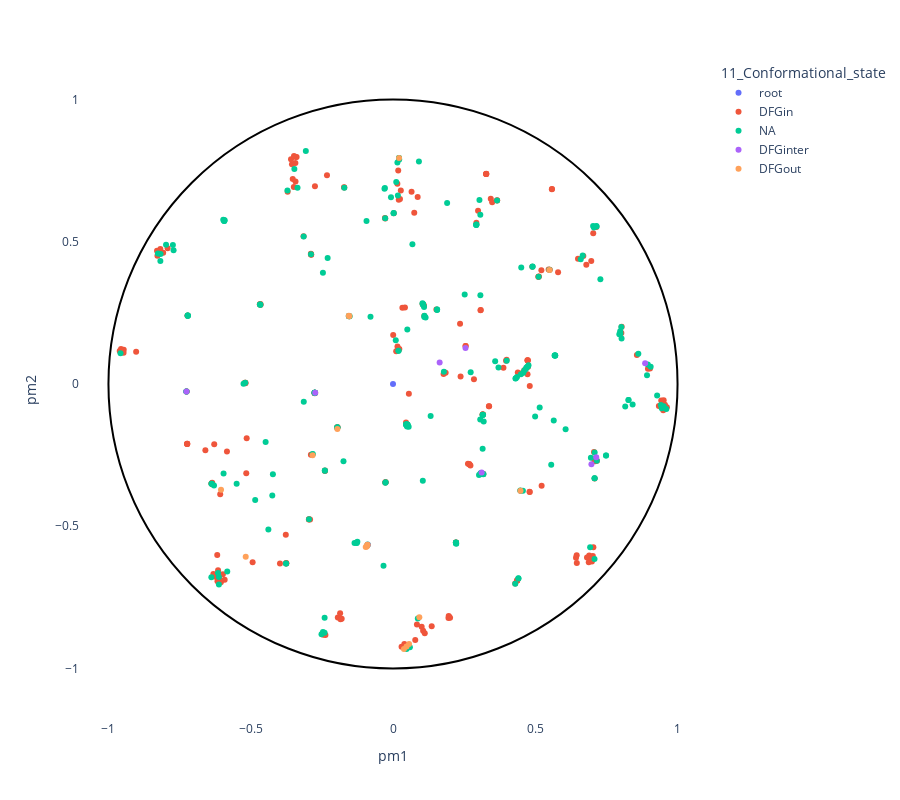

Here is the notebook cell this chart was saved with:
### Code cell
#print(df['11_Conformational_state'])
trace1 = plot_embedding_interactive(df, 
                                    labels_name = '11_Conformational_state',#'1_Group',#'2_Gene', 
                                    show_text=True,
                                    labels_text = ['PIK3R4']
                              )
trace1.show()

### Figure 1 — Plotly figure (JSON) as saved in the notebook; plotly's stock layout.template omitted (floating-point values rounded to 4 significant figures; data arrays with more than 128 entries replaced by an {"elided": "..."} marker saying what was removed)
{"data": [{"customdata": [["root", "root", "root", "root", "root", "root", "root", "root", "root", "root", "root", "root", "root", "root", "root"]], "hovertemplate": "<b>%{hovertext}</b><br><br>11_Conformational_state=%{customdata[10]}<br>pm1=%{x}<br>pm2=%{y}<br>1_Group=%{customdata[0]}<br>2_Gene=%{customdata[1]}<br>3_HGNC=%{customdata[2]}<br>4_Uni_entry=%{customdata[3]}<br>5_Uni_acc=%{customdata[4]}<br>6_Domain_begin=%{customdata[5]}<br>7_Domain_end=%{customdata[6]}<br>8_Domain_length=%{customdata[7]}<br>9_Largest_insert_length=%{customdata[8]}<br>10_PDB_validation=%{customdata[9]}<br>12_Dihedral_state=%{customdata[11]}<br>13_Group_in_Uni=%{customdata[12]}<br>14_Group_in_Manning=%{customdata[13]}<br>15_Synonymn=%{customdata[14]}<extra></extra>", "hovertext": ["root"], "legendgroup": "root", "marker": {"color": "#636efa", "symbol": "circle"}, "mode": "markers", "name": "root", "orientation": "v", "showlegend": true, "textposition": "top right", "type": "scatter", "x": [0], "xaxis": "x", "y": [0], "yaxis": "y"}, {"customdata": {"elided": "240x15 mixed values"}, "hovertemplate": "<b>%{hovertext}</b><br><br>11_Conformational_state=%{customdata[10]}<br>pm1=%{x}<br>pm2=%{y}<br>1_Group=%{customdata[0]}<br>2_Gene=%{customdata[1]}<br>3_HGNC=%{customdata[2]}<br>4_Uni_entry=%{customdata[3]}<br>5_Uni_acc=%{customdata[4]}<br>6_Domain_begin=%{customdata[5]}<br>7_Domain_end=%{customdata[6]}<br>8_Domain_length=%{customdata[7]}<br>9_Largest_insert_length=%{customdata[8]}<br>10_PDB_validation=%{customdata[9]}<br>12_Dihedral_state=%{customdata[11]}<br>13_Group_in_Uni=%{customdata[12]}<br>14_Group_in_Manning=%{customdata[13]}<br>15_Synonymn=%{customdata[14]}<extra></extra>", "hovertext": {"elided": "240 str values"}, "legendgroup": "DFGin", "marker": {"color": "#EF553B", "symbol": "circle"}, "mode": "markers", "name": "DFGin", "orientation": "v", "showlegend": true, "textposition": "top right", "type": "scatter", "x": {"elided": "240 float values"}, "xaxis": "x", "y": {"elided": "240 float values"}, "yaxis": "y"}, {"customdata": {"elided": "231x15 mixed values"}, "hovertemplate": "<b>%{hovertext}</b><br><br>11_Conformational_state=%{customdata[10]}<br>pm1=%{x}<br>pm2=%{y}<br>1_Group=%{customdata[0]}<br>2_Gene=%{customdata[1]}<br>3_HGNC=%{customdata[2]}<br>4_Uni_entry=%{customdata[3]}<br>5_Uni_acc=%{customdata[4]}<br>6_Domain_begin=%{customdata[5]}<br>7_Domain_end=%{customdata[6]}<br>8_Domain_length=%{customdata[7]}<br>9_Largest_insert_length=%{customdata[8]}<br>10_PDB_validation=%{customdata[9]}<br>12_Dihedral_state=%{customdata[11]}<br>13_Group_in_Uni=%{customdata[12]}<br>14_Group_in_Manning=%{customdata[13]}<br>15_Synonymn=%{customdata[14]}<extra></extra>", "hovertext": {"elided": "231 str values"}, "legendgroup": "NA", "marker": {"color": "#00cc96", "symbol": "circle"}, "mode": "markers", "name": "NA", "orientation": "v", "showlegend": true, "textposition": "top right", "type": "scatter", "x": {"elided": "231 float values"}, "xaxis": "x", "y": {"elided": "231 float values"}, "yaxis": "y"}, {"customdata": {"elided": "9x15 mixed values"}, "hovertemplate": "<b>%{hovertext}</b><br><br>11_Conformational_state=%{customdata[10]}<br>pm1=%{x}<br>pm2=%{y}<br>1_Group=%{customdata[0]}<br>2_Gene=%{customdata[1]}<br>3_HGNC=%{customdata[2]}<br>4_Uni_entry=%{customdata[3]}<br>5_Uni_acc=%{customdata[4]}<br>6_Domain_begin=%{customdata[5]}<br>7_Domain_end=%{customdata[6]}<br>8_Domain_length=%{customdata[7]}<br>9_Largest_insert_length=%{customdata[8]}<br>10_PDB_validation=%{customdata[9]}<br>12_Dihedral_state=%{customdata[11]}<br>13_Group_in_Uni=%{customdata[12]}<br>14_Group_in_Manning=%{customdata[13]}<br>15_Synonymn=%{customdata[14]}<extra></extra>", "hovertext": ["DFGinter", "DFGinter", "DFGinter", "DFGinter", "DFGinter", "DFGinter", "DFGinter", "DFGinter", "DFGinter"], "legendgroup": "DFGinter", "marker": {"color": "#ab63fa", "symbol": "circle"}, "mode": "markers", "name": "DFGinter", "orientation": "v", "showlegend": true, "textposition": "top right", "type": "scatter", "x": [0.6974, 0.7142, 0.8861, 0.2548, 0.164, 0.3115, -0.2734, -0.7259, -0.08896], "xaxis": "x", "y": [-0.282, -0.2572, 0.07257, 0.1262, 0.07537, -0.3111, -0.0309, -0.02635, -0.5653], "yaxis": "y"}, {"customdata": {"elided": "17x15 mixed values"}, "hovertemplate": "<b>%{hovertext}</b><br><br>11_Conformational_state=%{customdata[10]}<br>pm1=%{x}<br>pm2=%{y}<br>1_Group=%{customdata[0]}<br>2_Gene=%{customdata[1]}<br>3_HGNC=%{customdata[2]}<br>4_Uni_entry=%{customdata[3]}<br>5_Uni_acc=%{customdata[4]}<br>6_Domain_begin=%{customdata[5]}<br>7_Domain_end=%{customdata[6]}<br>8_Domain_length=%{customdata[7]}<br>9_Largest_insert_length=%{customdata[8]}<br>10_PDB_validation=%{customdata[9]}<br>12_Dihedral_state=%{customdata[11]}<br>13_Group_in_Uni=%{customdata[12]}<br>14_Group_in_Manning=%{customdata[13]}<br>15_Synonymn=%{customdata[14]}<extra></extra>", "hovertext": ["DFGout", "DFGout", "DFGout", "DFGout", "DFGout", "DFGout", "DFGout", "DFGout", "DFGout", "DFGout", "DFGout", "DFGout", "DFGout", "DFGout", "DFGout", "DFGout", "DFGout"], "legendgroup": "DFGout", "marker": {"color": "#FFA15A", "symbol": "circle"}, "mode": "markers", "name": "DFGout", "orientation": "v", "showlegend": true, "textposition": "top right", "type": "scatter", "x": [-0.1552, -0.1532, 0.02131, 0.4481, 0.5501, -0.2825, -0.1955, -0.09195, -0.09581, 0.05641, 0.03843, -0.08988, -0.08987, 0.04773, -0.5176, -0.6044, 0.09256], "xaxis": "x", "y": [0.2394, 0.2382, 0.7946, -0.3752, 0.4009, -0.2505, -0.1579, -0.5708, -0.5727, -0.9138, -0.9313, -0.5653, -0.5662, -0.9225, -0.6069, -0.3716, -0.8202], "yaxis": "y"}], "layout": {"height": 800, "legend": {"title": {"text": "11_Conformational_state"}, "tracegroupgap": 0}, "margin": {"t": 60}, "plot_bgcolor": "rgba(0, 0, 0, 0)", "shapes": [{"line": {"color": "Black"}, "type": "circle", "x0": -1, "x1": 1, "xref": "x", "y0": -1, "y1": 1, "yref": "y"}], "xaxis": {"anchor": "y", "constrain": "domain", "domain": [0, 1], "range": [-1.1, 1.1], "title": {"text": "pm1"}}, "yaxis": {"anchor": "x", "domain": [0, 1], "scaleanchor": "x", "scaleratio": 1, "title": {"text": "pm2"}}, "yaxis2": {"layer": "below traces", "matches": "y", "overlaying": "y"}}}
